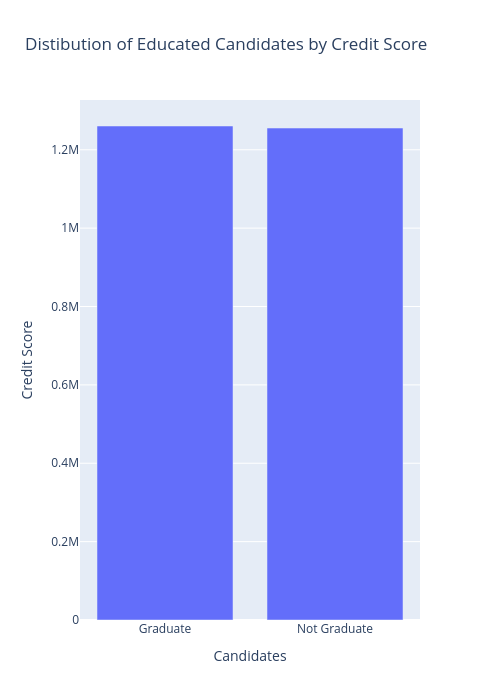

Notebook source saved alongside this figure:
### Code cell
# distibution of educated candidate by credit score
edu_cs = df.groupby("education")["credit_score"].sum()

fig3 = px.bar(
    x = edu_cs.index,
    y = edu_cs.values,
    orientation="v",
    title = "Distibution of Educated Candidates by Credit Score"
)
fig3.update_layout(
    height=700,
    width=500,
    xaxis_title="Candidates",
    yaxis_title= "Credit Score"
)

fig3.show()

### Figure 1 — Plotly figure (JSON) as saved in the notebook; plotly's stock layout.template omitted (floating-point values rounded to 4 significant figures)
{"data": [{"hovertemplate": "x=%{x}<br>y=%{y}<extra></extra>", "legendgroup": "", "marker": {"color": "#636efa", "pattern": {"shape": ""}}, "name": "", "orientation": "v", "showlegend": false, "textposition": "auto", "type": "bar", "x": ["Graduate", "Not Graduate"], "xaxis": "x", "y": [1260663, 1255426], "yaxis": "y"}], "layout": {"barmode": "relative", "height": 700, "legend": {"tracegroupgap": 0}, "title": {"text": "Distibution of Educated Candidates by Credit Score"}, "width": 500, "xaxis": {"anchor": "y", "domain": [0, 1], "title": {"text": "Candidates"}}, "yaxis": {"anchor": "x", "domain": [0, 1], "title": {"text": "Credit Score"}}}}
